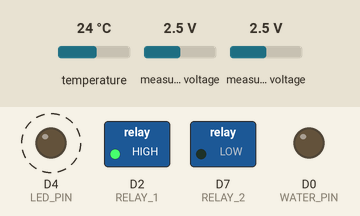
Bench run of a sketch on a simulated ESP8266 (NodeMCU). On the bench: switched loads named in the sketch (green lamp = pin HIGH), output pins drawn as LEDs (lit = HIGH). Dashed ring = blinking. Inputs (shaded band) come from the test bench; at power-on: temperature 24 °C, measured voltage 2.5 V. What the sketch prints to the serial monitor is not drawn.

Above: at 2.2 s.
2.3 s: temperature set to 21.1 °C
5.3 s: temperature set to 20.3 °C
At 6.1 s:
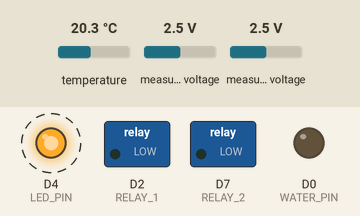
8.3 s: measured voltage (sensor 200) set to 2.9 V
At 9.2 s:
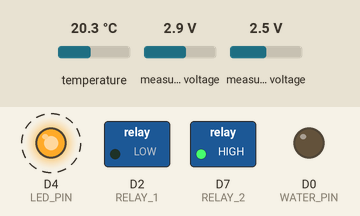
11.3 s: measured voltage (sensor 201) set to 0.1 V
At 12.3 s:
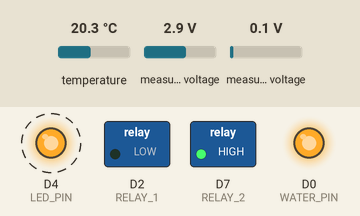
14.3 s: measured voltage (sensor 200) set to 0.1 V
At 15.5 s:
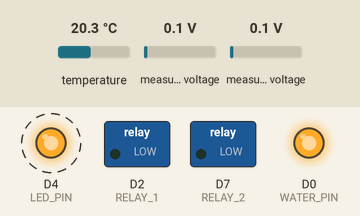
17.3 s: temperature set to 22.2 °C
At 18.6 s:
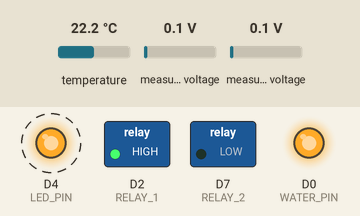
Timing chart, 0 to 21.3 s (numbered marks = the images above; inputs shaded):
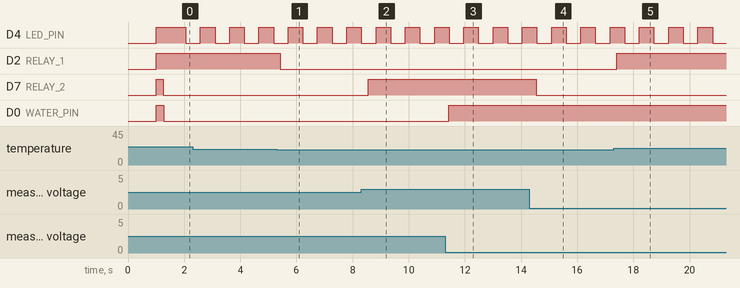

Measured:
- the behaviour switches between 20.8 and 20.7 °C on temperature (found by bisection; images 0 and 1)
- the behaviour switches between 2.7 and 2.8 V on measured voltage (sensor 200) (found by bisection; images 1 and 2)
- the behaviour switches between 21.7 and 21.8 °C on temperature (found by bisection; images 4 and 5)
- after the input at 5.3 s, D2 (RELAY_1): HIGH → LOW after 0.12 s
- after the input at 8.3 s, D7 (RELAY_2): LOW → HIGH after 0.25 s
- after the input at 11.3 s, D0 (WATER_PIN): LOW → HIGH after 0.13 s
- after the input at 14.3 s, D7 (RELAY_2): HIGH → LOW after 0.25 s
- after the input at 17.3 s, D2 (RELAY_1): LOW → HIGH after 0.11 s

The sketch:

web_server_kit.ino
```cpp
// A simple sensor and control application that provides a number of
// sensors, two relays, and serves up their status via a web page.
// This is just a "Getting Started" application for an inexpensive
// set of components.  See the accompanying README for details.
//
// Requires the following Arduino libraries:
// DallasTemperature
// Wire
// Adafruit_ADS1X15

#include <ESP8266WiFi.h>
#include <WiFiClient.h>
#include <ESP8266WebServer.h>
#include <DallasTemperature.h>
#include <Wire.h>  // For the I2C interface
#include <Adafruit_ADS1015.h>

ADC_MODE(ADC_VCC) // Set the on-board ADC to read supply voltage.

// Set these to your desired credentials.
const char *ssid = "Sens_AP";  // SSID of the network the ESP8266 sets up.
const char *password = nullptr; // "password";  // password is unused to create an 'open' network.

// Setup some components
ESP8266WebServer  server(80);         // Start web server on port 80
OneWire           onewire(D1);        // The OneWire libary instance, attached to pin D1
DallasTemperature sensor(&onewire);   // The DallasTemperature instance.
Adafruit_ADS1115  ads;                // 16-bit ADS1115

// Setup some constants
static auto LED_PIN = D4;     // The onboard LED pin
static int LED_ON_T = 500;    // LED On time in milliseconds
static int LED_OFF_T = 500;   // LED Off time in milliseconds
static auto RELAY_1 = D2;     // Relay 1 output pin
static auto RELAY_2 = D7;     // Relay 2 output pin
static auto WATER_PIN = D0;   // The 'water the plant' LED.
static float SET_TEMP = 70.0; // Set temperature for thermostat behavior
static unsigned DUSK = 22000; // The light ADC counts value at which we consider it dark.
static unsigned DRY = 12000;  // The soil moisture ADC counts value at which we consider the plant
							  // dry. NOTE: Higher numbers for dryer soil.


// Forward function declarations.  These functions are defined after the loop() function.
static void do_flashing_led();
static void do_thermostat();
static void do_lamp_control();
static void do_soil_moisture_monitor();
static void init_sensor();
static float read_temp();
static float read_vcc();
static void init_ads();
static int16_t read_ads(unsigned input);
static char const* get_header();

// Some global state
struct State
{
   bool relay_1;  // Thermostat
   bool relay_2;  // Lamp
   bool is_dry;   // Moisture LED
}; // State
static State global_state;

// This function handles requests to http://192.168.4.1/
void handleRoot()
{
   Serial.println("Serving request to /.");
   // Report our status
   String body = String("<html>"+String(get_header())+"<body>")
	  + "<h1>Temperature: " + String(read_temp()) + "</h1>"
      + "<h1>Supply Voltage: " + String(read_vcc()) + " V</h1>"
	  + "<h1>Light Level: " + String(read_ads(0)) + "</h1>"
	  + "<h1>Soil moisture: " + String(read_ads(1)) + "</h1>"
	  + "<h1>Relay 1: " + String(global_state.relay_1 ? "ON" : "OFF") + "</h1>"
	  + "<h1>Relay 2: " + String(global_state.relay_2 ? "ON" : "OFF") + "</h2>"
	  + "<h1>Plant moisture: " + String(global_state.is_dry ? "DRY" : "OK") + "</h2>"
	  + "</body></html>";
   server.send(200, "text/html", body);
}

void setup()
{
	delay(1000);
	Serial.begin(115200);

	// Set some pin modes
	pinMode(LED_PIN, OUTPUT);  // On-board LED pin
	pinMode(RELAY_1, OUTPUT);  // Relay 1
	pinMode(RELAY_2, OUTPUT);  // Relay 2
	pinMode(WATER_PIN, OUTPUT);  // Water the plant LED
	digitalWrite(LED_PIN, HIGH);
	digitalWrite(RELAY_1, HIGH);
	digitalWrite(RELAY_2, HIGH);
	digitalWrite(WATER_PIN, HIGH);

	Serial.println();
	Serial.print("Configuring access point...");
	WiFi.softAP(ssid, password);

	IPAddress myIP = WiFi.softAPIP();
	Serial.print("AP IP address: ");
	Serial.println(myIP);
	server.on("/", handleRoot);
	server.begin();
	Serial.println("HTTP server started");

	// Initialize the I2C interface with our selected pins.
	// SDA = D6, SCL = D5,
	Wire.begin(D6, D5);

	// Initialize the DS18B20 temperature sensor.
	init_sensor();

	// Initialize the ADS1015 A/D Converter.  This reads the light-level
	// and the soil moisture.
	init_ads();
} // setup()

void loop() {
   // This is where all of the heavy lifting occurs.
   server.handleClient();

   // Flash the LED
   do_flashing_led();

   // Check the temperature and control relay 1 based on the reading.
   do_thermostat();

   // Check the light and control relay 2
   do_lamp_control();

   // Check the soil moisture
   do_soil_moisture_monitor();

   // Take a 10msec rest
   delay(10);
}

void do_flashing_led()
{
   // Flash The LED
   static bool led_state = false;
   static unsigned state_change_time = millis() + LED_OFF_T;
   if ( millis() > state_change_time )
   {
	  // Change the state
	  led_state = !led_state;
	  if ( led_state )
	  {
		 // Turn the LED off
		 digitalWrite(LED_PIN, HIGH);
		 state_change_time = millis() + LED_OFF_T;
	  }
	  else
	  {
		 // Turn the LED on
		 digitalWrite(LED_PIN, LOW);
		 state_change_time = millis() + LED_ON_T;
	  }
   }
} // do_flashing_led()

void do_thermostat()
{
   auto temp = read_temp();
   float hysteresis = 0.01 * SET_TEMP; // Set hysteresis to 1% of the set temp
   if ( !global_state.relay_1 && (temp < ( SET_TEMP - hysteresis)) )
   {
	  // The relay is off and we've fallen far enough below the set temperature
	  // to turn it on.
	  global_state.relay_1 = true;
   }
   else if ( global_state.relay_1 && (temp > (SET_TEMP + hysteresis)) )
   {
	  // The relay is on and the temperature is risen far enough above teh set
	  // temperature to turn it off.
	  global_state.relay_1 = false;
   }

   if ( global_state.relay_1 )
	  digitalWrite(RELAY_1, LOW);
   else
	  digitalWrite(RELAY_1, HIGH);
} // do_thermostat()

void do_lamp_control()
{
   auto light = read_ads(0);
//   Serial.println("Light: " + String(light));
   unsigned hysteresis = static_cast<unsigned>(std::floor(0.01 * DUSK));

   if ( !global_state.relay_2 && (light < ( DUSK - hysteresis)) )
   {
	  // The relay is off and we've fallen far enough below the set DUSK level
	  // to turn it on.
	  global_state.relay_2 = true;
   }
   else if ( global_state.relay_2 && (light > (DUSK + hysteresis)) )
   {
	  // The relay is on and the temperature is risen far enough above the set
	  // DUSK level to turn it off.
	  global_state.relay_2 = false;
   }

   if ( global_state.relay_2 )
	  digitalWrite(RELAY_2, LOW);
   else
	  digitalWrite(RELAY_2, HIGH);
} // do_lamp_control()

void do_soil_moisture_monitor()
{
   // Note that this is just like the lamp control function above. The
   // right thing to do from a software development perspective is to
   // factor out the common algorithm and use it for both.  However,
   // I've left it like this to make it a little bit easier to understand
   // and to make it easier to create different behaviors for the two
   // controllers.
   // NOTE:  The moister the soil, the lower the moisture counts will be.
   // Higher numbers mean dryer soil, lower numbers mean moister soil.
   auto moisture = read_ads(1);
//   Serial.println("Moisture: " + String(moisture));
   unsigned hysteresis = static_cast<unsigned>(std::floor(0.01 * DRY));

   if ( !global_state.is_dry && (moisture > ( DRY - hysteresis)) )
   {
	  // The plant was moist and the moisture counts have risen far enough
	  // above the DRY threshold to consider the plant dry.
	  global_state.is_dry = true;
   }
   else if ( global_state.is_dry && (moisture < (DRY + hysteresis)) )
   {
	  // The plant was dry and the moisture counts have fallen far enough below
	  // the DRY threshold to set is_dry to false.
	  global_state.is_dry = false;
   }

   if ( global_state.is_dry )
	  digitalWrite(WATER_PIN, LOW);
   else
	  digitalWrite(WATER_PIN, HIGH);
} // do_soil_moisture_monitor()

////////////////////////////////////////////////////////////////////////////////
// DS18B20 Temperature Sensor
////////////////////////////////////////////////////////////////////////////////

// Initializes the DS18B20 sensor
void init_sensor()
{
   sensor.begin();

   sensor.setResolution(10U);
} // initsensor()

// Reads the temperature from the DS18B20 sensor.
float read_temp()
{
   static constexpr unsigned READ_TIMEOUT = { 500U }; // Set the read timeout so we don't get stuck
   bool dummy = false;
   float tempF = 0.0;
   float tempC = 0.0;
   unsigned end_time = millis() + READ_TIMEOUT;

   do
   {
	  sensor.requestTemperatures();
	  delay(20);
	  tempC = sensor.getTempCByIndex(0);
	  tempF = sensor.getTempFByIndex(0);
   } while ( ((tempC == 85.0) || (tempC == DEVICE_DISCONNECTED_C)) && (millis() < end_time) );

   return tempF;
} // read_temp()

////////////////////////////////////////////////////////////////////////////////
// On-board supply voltage sensor
////////////////////////////////////////////////////////////////////////////////

// Returns the average of 4 reads of the supply voltage
// Averaging just filters the input a bit.
float read_vcc()
{

   unsigned accum = ESP.getVcc();

   for (auto i=0; i < 4; i++)
   {
	  accum = (accum + ESP.getVcc()) / 2;
	  delay(5);
   }

   return accum / 1000.0;
} // read_vcc()

////////////////////////////////////////////////////////////////////////////////
// ADS1015
////////////////////////////////////////////////////////////////////////////////

void init_ads()
{
   // Note that in this kit, VDD is connected to 3V.  Analog input pins
   // should be connected to a signal between GND & VDD for single-ended
   // input.
   //
   // The ADC input range (or gain) can be changed via the following
   // functions, but be careful never to exceed VDD +0.3V max, or to
   // exceed the upper and lower limits if you adjust the input range!
   // Setting these values incorrectly may destroy your ADC!
   //                                                                ADS1015  ADS1115
   //                                                                -------  -------
   // ads.setGain(GAIN_TWOTHIRDS);  // 2/3x gain +/- 6.144V  1 bit = 3mV      0.1875mV (default)
   ads.setGain(GAIN_ONE);        // 1x gain   +/- 4.096V  1 bit = 2mV      0.125mV
   // ads.setGain(GAIN_TWO);        // 2x gain   +/- 2.048V  1 bit = 1mV      0.0625mV
   // ads.setGain(GAIN_FOUR);       // 4x gain   +/- 1.024V  1 bit = 0.5mV    0.03125mV
   // ads.setGain(GAIN_EIGHT);      // 8x gain   +/- 0.512V  1 bit = 0.25mV   0.015625mV
   // ads.setGain(GAIN_SIXTEEN);    // 16x gain  +/- 0.256V  1 bit = 0.125mV  0.0078125mV

   ads.begin();
} // init_ads()

int16_t read_ads(unsigned input)
{
   // Reads one input (AIN0-AIN3) are (0-3), respectively
   return ads.readADC_SingleEnded(input);
} // read_ads()

char const* get_header()
{
   // Returns the HTML header for the page.
   static char const* hdr = R"EOF(<head>
      <meta http-equiv="refresh" content="2; URL=http://192.168.4.1/">
   </head>)EOF";

   return hdr;
} // get_header()
```
